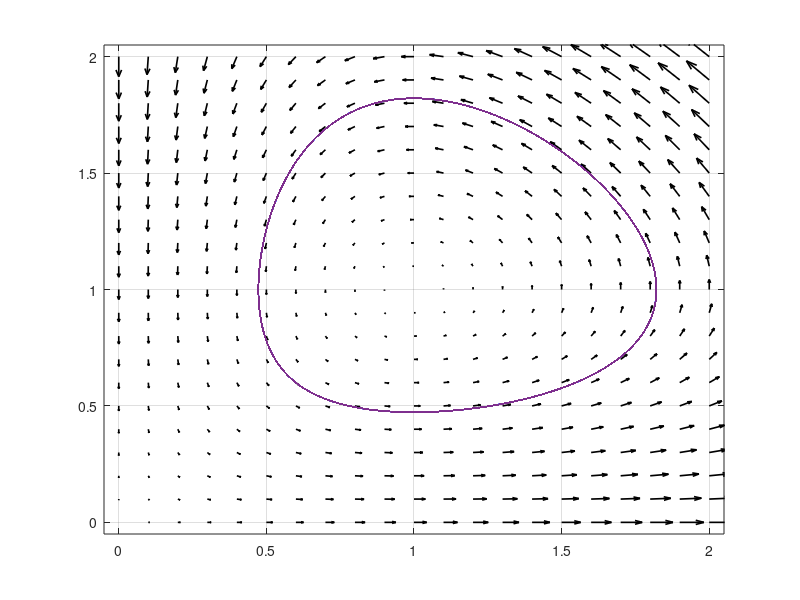

The MATLAB script that drew this image:
clear all;

x_start = 0;
y_start = 0;
x_end = 2;
y_end = 2;

X_sp = 0.6;
Y_sp = 0.6;
X = [X_sp;Y_sp];

step = 0.01;

t_start = 0;
t_end = 1000;

counter = 1;

[XX, YY] = meshgrid(x_start:0.1:x_end,y_start:0.1:y_end);

f = {@(x,y)x.*(1-y); @(x,y)y.*(x-1)};

U = f{1}(XX, YY);
V = f{2}(XX, YY);

figure(1)
quiver(XX,YY,U,V, 'k', 'LineWidth',1.2)
xlim([x_start-0.05 x_end+0.05])
ylim([y_start-0.05 y_end+0.05])
hold on;

for dt = t_start:step:t_end
    K1 = [f{1}(X(1), X(2)); f{2}(X(1), X(2))];
    K2 = [f{1}(X(1) + K1(1).*(step/2), X(2) + K1(2).*(step/2)); f{2}(X(1) + K1(1).*(step/2), X(2) + K1(2).*(step/2))];
    K3 = [f{1}(X(1) + K2(1).*(step/2), X(2) + K2(2).*(step/2)); f{2}(X(1) + K2(1).*(step/2), X(2) + K2(2).*(step/2))];
    K4 = [f{1}(X(1) + K3(1).*(step), X(2) + K3(2).*(step)); f{2}(X(1) + K3(1).*(step), X(2) + K3(2).*(step))];

    data(:, counter) = X;
    X = X + (K1 + 2.*K2 + 2.*K3 + K4).*step./6;
    counter = counter + 1;
end

plot(data(1, :), data(2,:));
grid on;